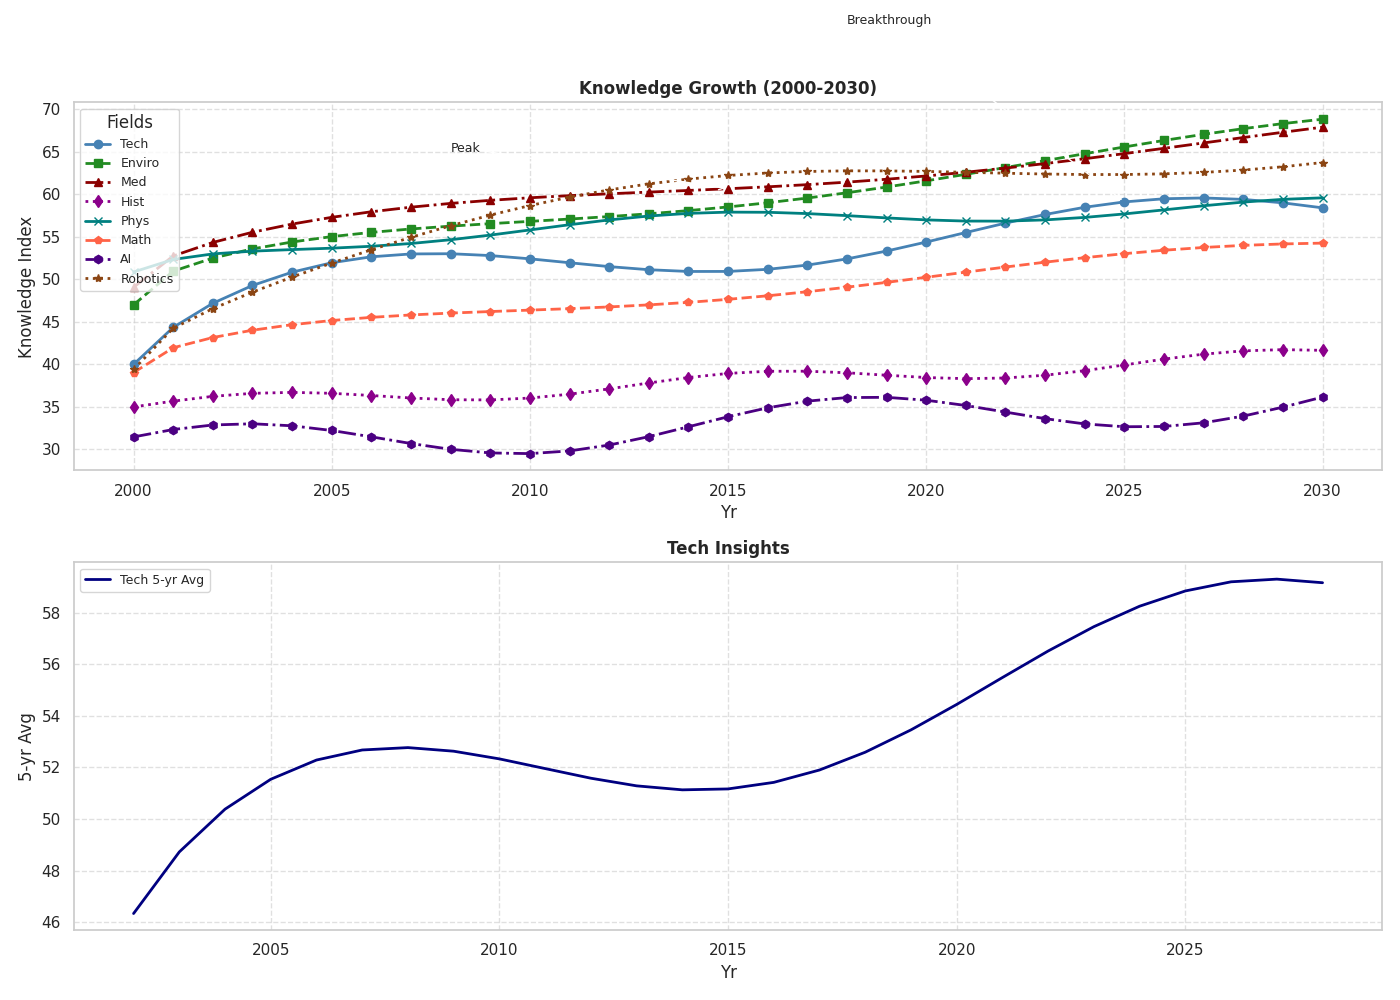

The script that drew this image:
import matplotlib.pyplot as plt
import numpy as np

years = np.arange(2000, 2031)

technology_index = [40 + 3*np.sin(0.3*x) + 5*np.log(x+1) for x in range(len(years))]
environment_index = [45 + 2*np.cos(0.2*x) + 4*np.sqrt(x) for x in range(len(years))]
medicine_index = [48 + 1.5*np.sin(0.2*x + np.pi/4) + 3.5*np.sqrt(x) for x in range(len(years))]
history_index = [35 + np.sin(0.5*x) + 2*x/10 for x in range(len(years))]
physics_index = [50 + np.cos(0.4*x + np.pi/6) + 2.5*np.log(x+1) for x in range(len(years))]
mathematics_index = [38 + 1.2*np.sin(0.25*x + np.pi/3) + 2.8*np.sqrt(x) for x in range(len(years))]

artificial_intelligence_index = [30 + 2.5*np.sin(0.4*x + np.pi/5) + 4*x/20 for x in range(len(years))]
robotics_index = [42 + 3*np.sin(0.2*x - np.pi/3) + 4.5*np.sqrt(x) for x in range(len(years))]

fig, ax = plt.subplots(2, 1, figsize=(14, 10))

# Updated colors
ax[0].plot(years, technology_index, marker='o', linestyle='-', linewidth=2, color='steelblue', label='Tech')
ax[0].plot(years, environment_index, marker='s', linestyle='--', linewidth=2, color='forestgreen', label='Enviro')
ax[0].plot(years, medicine_index, marker='^', linestyle='-.', linewidth=2, color='darkred', label='Med')
ax[0].plot(years, history_index, marker='d', linestyle=':', linewidth=2, color='darkmagenta', label='Hist')
ax[0].plot(years, physics_index, marker='x', linestyle='-', linewidth=2, color='teal', label='Phys')
ax[0].plot(years, mathematics_index, marker='p', linestyle='--', linewidth=2, color='tomato', label='Math')

ax[0].plot(years, artificial_intelligence_index, marker='h', linestyle='-.', linewidth=2, color='indigo', label='AI')
ax[0].plot(years, robotics_index, marker='*', linestyle=':', linewidth=2, color='saddlebrown', label='Robotics')

ax[0].set_xlabel('Yr')
ax[0].set_ylabel('Knowledge Index')
ax[0].set_title('Knowledge Growth (2000-2030)', fontweight='bold')

ax[0].grid(True, linestyle='--', alpha=0.6)
ax[0].legend(title='Fields', loc='upper left', fontsize=9)

ax[0].annotate('Breakthrough', xy=(2025, technology_index[25]), xytext=(2018, 80),
               arrowprops=dict(facecolor='black', arrowstyle='->'), fontsize=9)

ax[0].annotate('Peak', xy=(2015, medicine_index[15]), xytext=(2008, 65),
               arrowprops=dict(facecolor='black', arrowstyle='->'), fontsize=9)

moving_avg = np.convolve(technology_index, np.ones(5)/5, mode='valid')

ax[1].plot(years[2:-2], moving_avg, color='navy', linestyle='-', linewidth=2, label='Tech 5-yr Avg')
ax[1].set_xlabel('Yr')
ax[1].set_ylabel('5-yr Avg')
ax[1].set_title('Tech Insights', fontweight='bold')

ax[1].grid(True, linestyle='--', alpha=0.6)
ax[1].legend(loc='upper left', fontsize=9)

plt.tight_layout()
plt.show()
